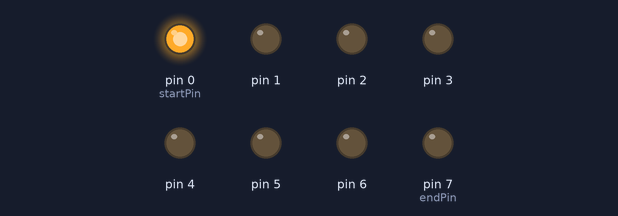
The sketch below on a simulated Arduino Uno, built with avr-gcc and run on an emulated ATmega328P. Shown: output pins drawn as LEDs (lit = HIGH).

Above: at 0.05 s.
At 0.55 s:
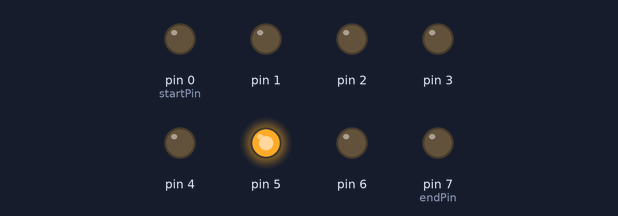
At 1.15 s:
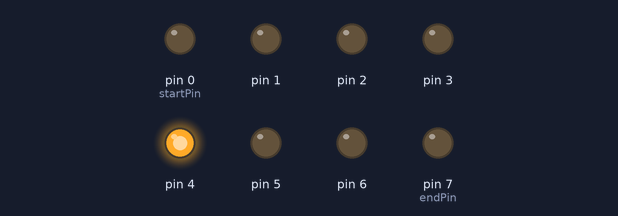
At 1.75 s:
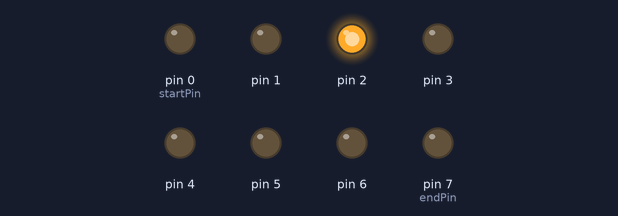
At 2.3 s:
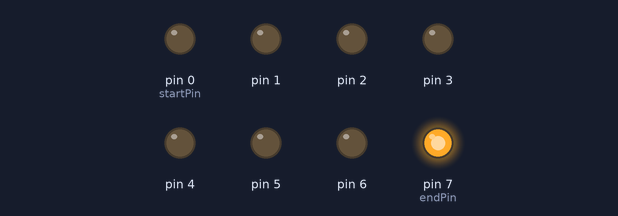
At 3.35 s:
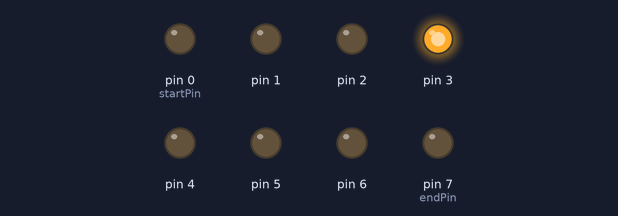
Timing chart, 0 to 3.6 s (numbered marks = the images above):
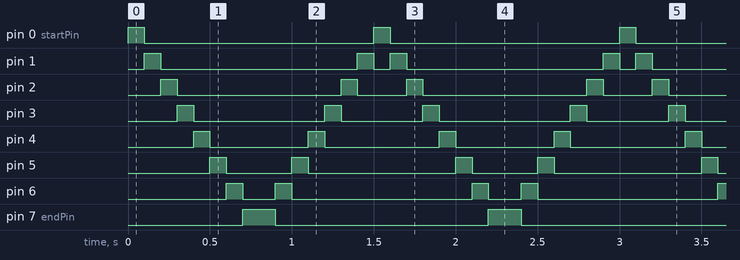

Measured:
- by itself, pin 0 (startPin): alternates HIGH for 0.10 s and LOW for 1.4 s
- by itself, pin 1: repeats every 1.5 s: LOW 1.2 s, HIGH 0.10 s, LOW 0.10 s, HIGH 0.10 s
- by itself, pin 2: repeats every 1.5 s: LOW 1.0 s, HIGH 0.10 s, LOW 0.30 s, HIGH 0.10 s
- by itself, pin 3: repeats every 1.5 s: LOW 0.80 s, HIGH 0.10 s, LOW 0.50 s, HIGH 0.10 s
- by itself, pin 4: alternates HIGH for 0.10 s and LOW for 0.65 s
- by itself, pin 5: repeats every 1.5 s: LOW 0.40 s, HIGH 0.10 s, LOW 0.90 s, HIGH 0.10 s
- by itself, pin 6: repeats every 1.5 s: LOW 0.20 s, HIGH 0.10 s, LOW 1.1 s, HIGH 0.10 s
- by itself, pin 7 (endPin): alternates HIGH for 0.20 s and LOW for 1.3 s

The sketch:

question_1.ino
```cpp
const byte startPin = 0;
const byte endPin = 7;
void setup() {
for (byte i = startPin; i<= endPin; i++) {
pinMode(i, OUTPUT);
}
}
void loop()
{
byte i;
byte lightPin = startPin;

for (i=startPin; i<= endPin; i++) {
  digitalWrite(i,HIGH);
  delay(100);
  digitalWrite(i,LOW);
}

for (i=endPin; i> startPin; i--) {
  digitalWrite(i,HIGH);
  delay(100);
  digitalWrite(i,LOW);
}
}
```
